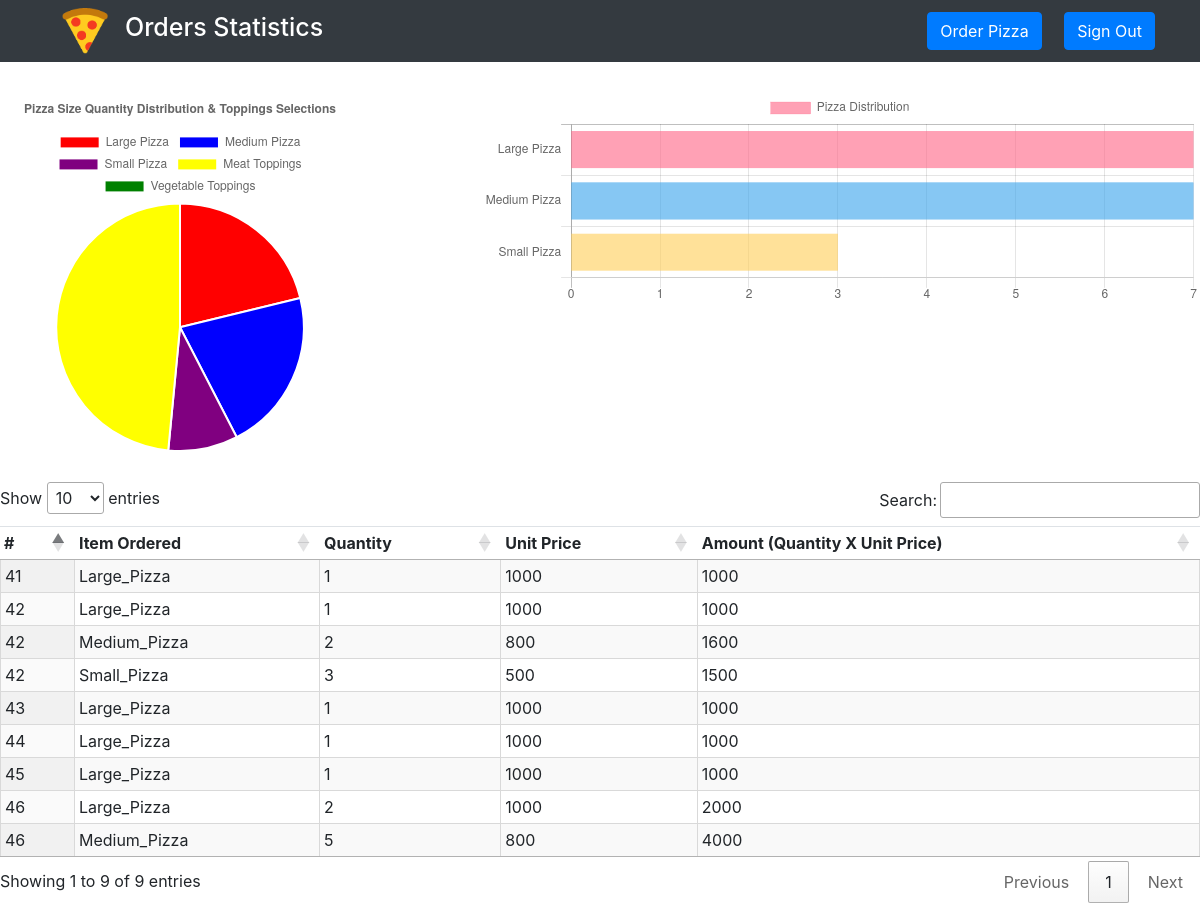
Screenshot of /pizza/data.php with the database file from the repository.
### tables this page shows
CREATE TABLE IF NOT EXISTS `order_details` (
  `id` int(11) NOT NULL,
  `order_id` int(11) NOT NULL,
  `unit_amount` double NOT NULL,
  `description` varchar(30) NOT NULL,
  `quantity` int(11) NOT NULL,
  `date_created` datetime NOT NULL,
  `status` int(11) NOT NULL DEFAULT '0'
);

### pizza/data.php (the view, shortened to what this page needs)
<?php
$conn = OpenCon();
$sqlGetOrders = "SELECT * FROM order_details WHERE description != 'Meat' AND description != 'Donation'";
$result = $conn->query($sqlGetOrders);
$sqlGet = "SELECT * FROM order_details";
$results = $conn->query($sqlGet);
$LargePizzaQuantity  = $MediumPizzaQuantity =$SmallPizzaQuantity=$MeatToppingQuantity = $DonationAmount =$VegetableToppingQuantity=0;
while($rows = $results->fetch_assoc()) {
  if($rows['description'] == 'Large_Pizza'){
    $LargePizzaQuantity = $LargePizzaQuantity + $rows['quantity'];
  }
  if($rows['description'] == 'Medium_Pizza'){
    $MediumPizzaQuantity = $MediumPizzaQuantity + $rows['quantity'];
  }
  if($rows['description'] == 'Small_Pizza'){
    $SmallPizzaQuantity = $SmallPizzaQuantity + $rows['quantity'];
  }
  if($rows['description'] == 'Meat'){
      $MeatToppingQuantity = $MeatToppingQuantity + $rows['quantity'];
    }
}
 ?>
 <!DOCTYPE html>
 <html lang="en" dir="ltr">
   <head>
     <title>Data Report</title><link href="./style.css"  rel='stylesheet' type='text/css'>
     <link rel="stylesheet" href="https://cdnjs.cloudflare.com/ajax/libs/twitter-bootstrap/4.1.3/css/bootstrap.min.css">
     <link rel="stylesheet" href="https://maxcdn.bootstrapcdn.com/bootstrap/4.3.1/css/bootstrap.min.css">
     <link rel="stylesheet" type="text/css" href="https://cdn.datatables.net/1.10.19/css/jquery.dataTables.css">
     <link rel="stylesheet" href="https://cdnjs.cloudflare.com/ajax/libs/Chart.js/2.8.0/Chart.min.css" />
   </head>
   <body>
     <header>
       <nav class="navbar navbar-expand-lg navbar-dark bg-dark static-top">
          <div class="container">
              <img style=" width: 80px;"src="./pizza.png" alt="" href="./index.php">
              <h6 href="./index.php"style="color: white; font-size: 25px;">Orders Statistics</h6>
            <div class="collapse navbar-collapse" id="navbarResponsive">
              <ul class="navbar-nav ml-auto">
                <li class="nav-item">
                    <a class="btn btn-primary" role="button" href="./index.php">Order Pizza</a>
                </li>&nbsp;&nbsp;&nbsp;&nbsp;&nbsp;
                <li class="nav-item">
                    <a class="btn btn-primary" role="button" href="../login.php">Sign Out</a>
                </li>
              </ul>
            </div>
          </div>
        </nav>
     </header>
<div style="width: 100%; overflow: hidden;">
  <div class="pieChart" style="margin-top:30px; height: 30%; width: 30%; float: left;">
    <canvas id="myPieChart" width="2" height="2"></canvas>
    <script type="text/javascript">
    var datas = {
        labels: ["Large Pizza", "Medium Pizza", "Small Pizza", "Meat Toppings", "Vegetable Toppings"],
          datasets: [
            {
                fill: true,
                backgroundColor: [
                    'red',
                    'blue','purple','yellow', 'green'],
                data: [<?php echo $LargePizzaQuantity; ?>, <?php echo $MediumPizzaQuantity; ?>,<?php echo $SmallPizzaQuantity; ?>,<?php echo $MeatToppingQuantity; ?>, <?php echo $VegetableToppingQuantity; ?>],
    // Notice the borderColor
            }
        ]
    };
    var option = {
          title: {
                    display: true,
                    text: 'Pizza Size Quantity Distribution & Toppings Selections',
                    position: 'top'
                }
  };
  var xtx = document.getElementById('myPieChart').getContext('2d');
    var myPieChart = new Chart(xtx, {
        type: 'pie',
        data: datas,
        options: option
    });
    </script>
  </div>
  <div class="barChart" style="margin-top:30px;  height: 200px;width: 60%; float: right;">
  <canvas id="myChart" width="50" height="15"></canvas>
  <script>
  var ctx = document.getElementById('myChart').getContext('2d');
  var myChart = new Chart(ctx, {
      type: 'horizontalBar',
      data: {
          labels: ['Large Pizza', 'Medium Pizza', 'Small Pizza'],
          datasets: [{
              label: 'Pizza Distribution',
              data: [<?php echo $LargePizzaQuantity; ?>, <?php echo $MediumPizzaQuantity; ?>, <?php echo $SmallPizzaQuantity; ?>,0],
              backgroundColor: [
                  'rgba(255, 99, 132, 0.6)',
                  'rgba(54, 162, 235, 0.6)',
                  'rgba(255, 206, 86, 0.6)'
              ],
              borderColor: [
                  'rgba(255, 99, 132, 1)',
                  'rgba(54, 162, 235, 1)',
                  'rgba(255, 206, 86, 0.2)'
              ],
              borderWidth: 0.2
          }]
      },
      options: {
          scales: {
              yAxes: [{
                  ticks: {
                      beginAtZero: true
                  }
              }]
          }
      }
  });
  </script>
  </div>
</div>
   <div style="margin-top:30px;" class="table" id="table">
     <table id="orders" class="cell-border compact display stripe">
       <thead>
         <th>#</th>
         <th>Item Ordered</th>
         <th>Quantity</th>
         <th>Unit Price</th>
         <th>Amount (Quantity X Unit Price)</th>
       </thead>
       <tbody>
           <?php while($row = $result->fetch_assoc()) {
           echo "<tr>
           <td>".$row["order_id"]."</td>
           <td>".$row["description"]."</td>
           <td>".$row["quantity"]."</td>
           <td>".$row["unit_amount"]."</td>
           <td>".$row["unit_amount"] * $row["quantity"]."</td>
           </tr>";
         } ?>
       </tbody>
     </table>
   </div>
   </body>
 </html>

### pizza/style.css (style rules this page uses)
body { margin: 0; font-family: Arial, Helvetica, sans-serif; background-size: auto; }

### rows the page displays
order_details: order "41", description "Large_Pizza", quantity "1", unit_amount "1000", $row['unit_amount']*$row['quantity'] "1000"
order_details: order "42", description "Large_Pizza", quantity "1", unit_amount "1000", $row['unit_amount']*$row['quantity'] "1000"
order_details: order "42", description "Medium_Pizza", quantity "2", unit_amount "800", $row["unit_amount"] * $row["quantity"] "1600"
order_details: order "42", description "Small_Pizza", quantity "3", unit_amount "500", $row["unit_amount"] * $row["quantity"] "1500"
order_details: order "43", description "Large_Pizza", quantity "1", unit_amount "1000", $row['unit_amount']*$row['quantity'] "1000"
order_details: order "44", description "Large_Pizza", quantity "1", unit_amount "1000", $row['unit_amount']*$row['quantity'] "1000"
order_details: order "45", description "Large_Pizza", quantity "1", unit_amount "1000", $row['unit_amount']*$row['quantity'] "1000"
order_details: order "46", description "Large_Pizza", quantity "2", unit_amount "1000", $row["unit_amount"] * $row["quantity"] "2000"
order_details: order "46", description "Medium_Pizza", quantity "5", unit_amount "800", $row["unit_amount"] * $row["quantity"] "4000"

### other values shown
chart data {{ $LargePizzaQuantity }} 7
chart data {{ $MediumPizzaQuantity }} 7
chart data {{ $SmallPizzaQuantity }} 3
chart data {{ $MeatToppingQuantity }} 16
